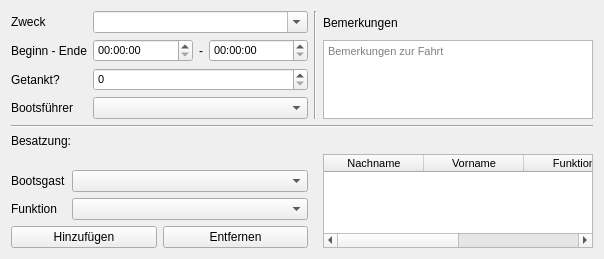
                 <widget class="QWidget" name="boatDrive_scrollAreaWidgetContents">
                  <property name="geometry">
                   <rect>
                    <x>0</x>
                    <y>0</y>
                    <width>592</width>
                    <height>259</height>
                   </rect>
                  </property>
                  <layout class="QGridLayout" name="gridLayout_2">
                   <item row="0" column="2">
                    <layout class="QVBoxLayout" name="boatDriveComments_verticalLayout">
                     <property name="spacing">
                      <number>10</number>
                     </property>
                     <property name="topMargin">
                      <number>5</number>
                     </property>
                     <item>
                      <widget class="QLabel" name="boatDriveComments_label">
                       <property name="text">
                        <string>Bemerkungen</string>
                       </property>
                      </widget>
                     </item>
                     <item>
                      <widget class="QPlainTextEdit" name="boatDriveComments_plainTextEdit">
                       <property name="sizePolicy">
                        <sizepolicy hsizetype="Expanding" vsizetype="Expanding">
                         <horstretch>0</horstretch>
                         <verstretch>0</verstretch>
                        </sizepolicy>
                       </property>
                       <property name="maximumSize">
                        <size>
                         <width>16777215</width>
                         <height>81</height>
                        </size>
                       </property>
                       <property name="font">
                        <font>
                         <family>Tahoma</family>
                         <pointsize>8</pointsize>
                        </font>
                       </property>
                       <property name="placeholderText">
                        <string>Bemerkungen zur Fahrt</string>
                       </property>
                      </widget>
                     </item>
                    </layout>
                   </item>
                   <item row="0" column="0">
                    <layout class="QFormLayout" name="boatDriveGeneral_formLayout">
                     <item row="0" column="0">
                      <widget class="QLabel" name="boatDrivePurpose_label">
                       <property name="text">
                        <string>Zweck</string>
                       </property>
                      </widget>
                     </item>
                     <item row="1" column="0">
                      <widget class="QLabel" name="boatDriveTimes_label">
                       <property name="text">
                        <string>Beginn - Ende</string>
                       </property>
                      </widget>
                     </item>
                     <item row="2" column="0">
                      <widget class="QLabel" name="boatDriveFuel_label">
                       <property name="text">
                        <string>Getankt?</string>
                       </property>
                      </widget>
                     </item>
                     <item row="3" column="0">
                      <widget class="QLabel" name="boatDriveBoatman_label">
                       <property name="text">
                        <string>Bootsführer</string>
                       </property>
                      </widget>
                     </item>
                     <item row="0" column="1">
                      <widget class="QComboBox" name="boatDrivePurpose_comboBox">
                       <property name="font">
                        <font>
                         <family>Tahoma</family>
                         <pointsize>8</pointsize>
                        </font>
                       </property>
                       <property name="editable">
                        <bool>true</bool>
                       </property>
                      </widget>
                     </item>
                     <item row="1" column="1">
                      <layout class="QHBoxLayout" name="boatDriveTimes_horizontalLayout">
                       <item>
                        <widget class="QTimeEdit" name="boatDriveBegin_timeEdit">
                         <property name="font">
                          <font>
                           <family>Tahoma</family>
                           <pointsize>8</pointsize>
                          </font>
                         </property>
                        </widget>
                       </item>
                       <item>
                        <widget class="QLabel" name="boatDriveTimes_label_2">
                         <property name="sizePolicy">
                          <sizepolicy hsizetype="Maximum" vsizetype="Preferred">
                           <horstretch>0</horstretch>
                           <verstretch>0</verstretch>
                          </sizepolicy>
                         </property>
                         <property name="text">
                          <string>-</string>
                         </property>
                        </widget>
                       </item>
                       <item>
                        <widget class="QTimeEdit" name="boatDriveEnd_timeEdit">
                         <property name="font">
                          <font>
                           <family>Tahoma</family>
                           <pointsize>8</pointsize>
                          </font>
                         </property>
                        </widget>
                       </item>
                      </layout>
                     </item>
                     <item row="2" column="1">
                      <widget class="QSpinBox" name="boatDriveFuel_spinBox">
                       <property name="font">
                        <font>
                         <family>Tahoma</family>
                         <pointsize>8</pointsize>
                        </font>
                       </property>
                      </widget>
                     </item>
                     <item row="3" column="1">
                      <widget class="QComboBox" name="boatDriveBoatman_comboBox">
                       <property name="minimumSize">
                        <size>
                         <width>215</width>
                         <height>0</height>
                        </size>
                       </property>
                       <property name="font">
                        <font>
                         <family>Tahoma</family>
                         <pointsize>8</pointsize>
                        </font>
                       </property>
                      </widget>
                     </item>
                    </layout>
                   </item>
                   <item row="0" column="1">
                    <widget class="Line" name="boatDrive_line_2">
                     <property name="orientation">
                      <enum>Qt::Vertical</enum>
                     </property>
                    </widget>
                   </item>
                   <item row="1" column="0" colspan="3">
                    <widget class="Line" name="boatDrive_line">
                     <property name="orientation">
                      <enum>Qt::Horizontal</enum>
                     </property>
                    </widget>
                   </item>
                   <item row="2" column="0" colspan="3">
                    <widget class="QLabel" name="boatCrew_label">
                     <property name="text">
                      <string>Besatzung:</string>
                     </property>
                    </widget>
                   </item>
                   <item row="3" column="2">
                    <widget class="QTableWidget" name="boatCrew_tableWidget">
                     <property name="minimumSize">
                      <size>
                       <width>270</width>
                       <height>0</height>
                      </size>
                     </property>
                     <property name="font">
                      <font>
                       <family>Tahoma</family>
                       <pointsize>8</pointsize>
                      </font>
                     </property>
                     <column>
                      <property name="text">
                       <string>Nachname</string>
                      </property>
                     </column>
                     <column>
                      <property name="text">
                       <string>Vorname</string>
                      </property>
                     </column>
                     <column>
                      <property name="text">
                       <string>Funktion</string>
                      </property>
                     </column>
                     <column>
                      <property name="text">
                       <string>ID</string>
                      </property>
                     </column>
                    </widget>
                   </item>
                   <item row="3" column="1">
                    <spacer name="boatCrew_verticalSpacer">
                     <property name="orientation">
                      <enum>Qt::Vertical</enum>
                     </property>
                     <property name="sizeHint" stdset="0">
                      <size>
                       <width>0</width>
                       <height>0</height>
                      </size>
                     </property>
                    </spacer>
                   </item>
                   <item row="3" column="0">
                    <layout class="QVBoxLayout" name="boatCrew_verticalLayout">
                     <item>
                      <spacer name="boatCrew_verticalSpacer_3">
                       <property name="orientation">
                        <enum>Qt::Vertical</enum>
                       </property>
                       <property name="sizeHint" stdset="0">
                        <size>
                         <width>20</width>
                         <height>10000</height>
                        </size>
                       </property>
                      </spacer>
                     </item>
                     <item>
                      <layout class="QFormLayout" name="boatCrew_formLayout">
                       <item row="0" column="0">
                        <widget class="QLabel" name="boatCrewMember_label">
                         <property name="text">
                          <string>Bootsgast</string>
                         </property>
                        </widget>
                       </item>
                       <item row="0" column="1">
                        <widget class="QComboBox" name="boatCrewMember_comboBox">
                         <property name="font">
                          <font>
                           <family>Tahoma</family>
                           <pointsize>8</pointsize>
                          </font>
                         </property>
                        </widget>
                       </item>
                       <item row="1" column="0">
                        <widget class="QLabel" name="boatCrewMemberFunction_label">
                         <property name="text">
                          <string>Funktion</string>
                         </property>
                        </widget>
                       </item>
                       <item row="1" column="1">
                        <widget class="QComboBox" name="boatCrewMemberFunction_comboBox">
                         <property name="font">
                          <font>
                           <family>Tahoma</family>
                           <pointsize>8</pointsize>
                          </font>
                         </property>
                        </widget>
                       </item>
                      </layout>
                     </item>
                     <item>
                      <layout class="QHBoxLayout" name="boatCrewButtons_horizontalLayout">
                       <item>
                        <widget class="QPushButton" name="addBoatCrewMember_pushButton">
                         <property name="text">
                          <string>Hinzufügen</string>
                         </property>
                        </widget>
                       </item>
                       <item>
                        <widget class="QPushButton" name="removeBoatCrewMember_pushButton">
                         <property name="text">
                          <string>Entfernen</string>
                         </property>
                        </widget>
                       </item>
                      </layout>
                     </item>
                     <item>
                      <spacer name="boatCrew_verticalSpacer_2">
                       <property name="orientation">
                        <enum>Qt::Vertical</enum>
                       </property>
                       <property name="sizeHint" stdset="0">
                        <size>
                         <width>20</width>
                         <height>0</height>
                        </size>
                       </property>
                      </spacer>
                     </item>
                    </layout>
                   </item>
                  </layout>
                 </widget>
